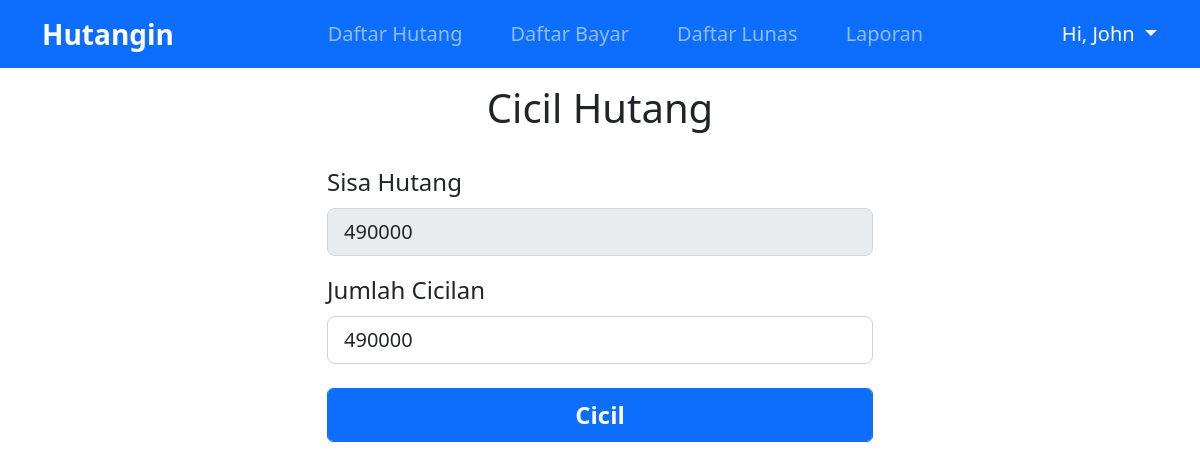
Screenshot of /ui/cicil-hutang.php?id=4 (signed in) with the database file from the repository.
### tables this page shows
CREATE TABLE `user` (
  `id` int(11) NOT NULL,
  `nama` varchar(30) NOT NULL,
  `email` varchar(50) NOT NULL,
  `password` varchar(50) NOT NULL,
  `verified` int(11) NOT NULL
);

CREATE TABLE `hutang` (
  `id` int(11) NOT NULL,
  `id_user` int(11) NOT NULL,
  `nama_penghutang` varchar(30) NOT NULL,
  `nama_hutang` varchar(30) NOT NULL,
  `tanggal_pinjam` date NOT NULL,
  `jatuh_tempo` date NOT NULL,
  `jumlah` int(11) NOT NULL,
  `sisa_hutang` int(11) NOT NULL
);

### utils/user-session.php (called while the page is built, shortened)
<?php
    include 'config.php';
    $email = $_SESSION['user'];
    $sql = "SELECT * FROM user WHERE email='$email'";
    $result = mysqli_query($conn, $sql);
    $user = mysqli_fetch_assoc($result);
    $userId = $user['id'];
?>

### ui/cicil-hutang.php (the view, shortened to what this page needs)
<?php
    include '../utils/user-session.php';
    $getID = $_GET['id'];
?>
<!DOCTYPE html>
<html lang="en">
<head>
    <link rel="stylesheet" href="../libraries/bootstrap/css/bootstrap.css">
</head>
<body>
    <nav class="navbar navbar-expand-lg navbar-dark bg-primary">
        <div class="container">
            <a class="navbar-brand fs-3 fw-bold" href="../index.php">Hutangin</a>
            <div class="collapse navbar-collapse" id="navbarNav">
                <ul class="navbar-nav fs-5 mx-auto">
                    <li class="nav-item mx-lg-3">
                        <a class="nav-link" href="../index.php">Daftar Hutang</a>
                    </li>
                    <li class="nav-item mx-lg-3">
                        <a class="nav-link" href="riwayat-bayar.php">Daftar Bayar</a>
                    </li>
                    <li class="nav-item mx-lg-3">
                        <a class="nav-link" href="daftar-lunas.php">Daftar Lunas</a>
                    </li>
                    <li class="nav-item mx-lg-3">
                        <a class="nav-link" href="laporan.php">Laporan</a>
                    </li>
                </ul>
                <div class="btn-group">
                    <button type="button" class="btn btn-primary dropdown-toggle fs-5 p-0 py-2" data-bs-toggle="dropdown"
                        aria-expanded="false">
                        Hi, <?php echo $user['nama']?>
                    </button>
                </div>
            </div>
        </div>
    </nav>
    <section class="section-content container">
        <h1 class="text-center mt-3 mb-3">Cicil Hutang</h1>
        <div class="row justify-content-center">
            <div class="col-lg-6 fs-4">
                <?php
                $resHutang = mysqli_query($conn, "SELECT * FROM hutang WHERE id='$getID' AND id_user='$userId'");
                $data = mysqli_fetch_array($resHutang)
                ?>
                <form action="" method="post">
                    <div class="my-3">
                        <label for="sisaHutang" class="form-label">Sisa Hutang</label>
                        <input type="number" class="form-control form-control-lg" id="sisaHutang" name="sisaHutang" step="1000"
                            required
                            value="<?php echo $data['sisa_hutang']?>" readonly>
                    </div>
                    <div class="my-3">
                        <label for="bayarCicilan" class="form-label">Jumlah Cicilan</label>
                        <input type="number" class="form-control form-control-lg" id="bayarCicilan" name="bayarCicilan" step="1000"
                            required
                            value="<?php echo $data['sisa_hutang']?>" min="1000" max="<?php echo $data['sisa_hutang']?>">
                    </div>
                    <div class="my-4">
                        <button type="submit" class="form-control form-control-lg btn btn-primary fw-bold fs-4"
                            id="btn-login" name="submit">Cicil</button>
                    </div>
                </form>
            </div>
        </div>
    </section>
</body>
</html>

### rows the page displays
user: nama "John"
hutang: sisaHutang "490000", bayarCicilan "490000"
